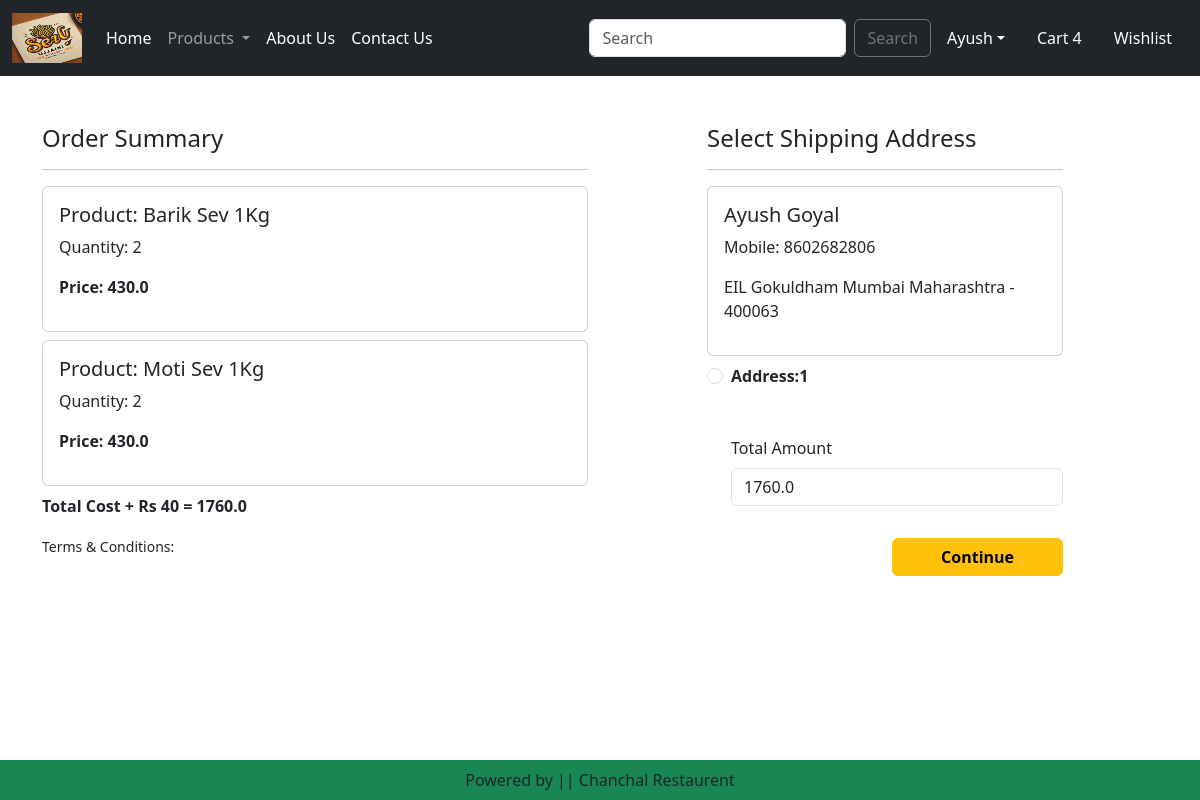
The app's page /checkout/ (signed in) with its own data.
### home/models.py (models this page shows, shortened)
class Cart(models.Model):
    product = models.ForeignKey(Product, on_delete=models.CASCADE)
    user = models.ForeignKey(User, on_delete=models.CASCADE)
    quantity = models.PositiveIntegerField(default=1)

class Product(models.Model):
    title = models.CharField(max_length=100)
    sp = models.FloatField()
    dp = models.FloatField()
    desc = models.TextField()
    composition = models.TextField(default='')
    prodapp = models.TextField(default='')
    category = models.CharField(choices=CATEGORY_CHOICES, max_length=2)
    product_image = models.ImageField(upload_to='product')

class Customer(models.Model):
    user = models.ForeignKey(User, on_delete=models.CASCADE)
    name = models.CharField(max_length=200)
    locality = models.CharField(max_length=200)
    city = models.CharField(max_length=50)
    mobile = models.PositiveIntegerField(default=0)
    zipcode = models.PositiveIntegerField()
    state = models.CharField(choices=STATE_CHOICES, max_length=100)

### home/views.py (the view)
# urls.py: path('checkout/', views.Check_out.as_view(), name='checkout'),
class Check_out(View):
    def get(self, request):
        user = request.user
        add = Customer.objects.filter(user=user)
        cart_items = Cart.objects.filter(user=user)
        famount = 0
        for p in cart_items:
            value = p.quantity * p.product.dp
            famount = famount + value
        totalamount = famount + 40
        return render(request, 'home/checkout.html', locals())

### home/templates/home/checkout.html (shortened to what this page needs)
{% extends 'home/base.html' %}
{% load static %}
{% block main-content %}
<div class="container">
    <div class="row mt-5">
        <div class="col-sm-6">
            <h4>Order Summary</h4>
            <hr>
            {% for item in cart_items %}
            <div class="card mb-2">
                <div class="card-body">
                    <h5>Product: {{item.product.title}}</h5>
                    <p>Quantity: {{item.quantity}}</p>
                    <p class="fw-bold">Price: {{item.product.dp}}</p>
                </div>
            </div>
            {% endfor %}
            <p class="fw-bold">Total Cost + Rs 40 = {{totalamount}}</p>
            <small>Terms & Conditions: </small>
        </div>
        <div class="col-sm-4 offset-sm-1">
            <h4>Select Shipping Address</h4>
            <hr>
            {% if add %}
            <form method="post" id="myform">
                {% for ad in add %}
                <div class="card">
                    <div class="card-body">
                        <h5>{{ad.name}}</h5>
                        <p>Mobile: {{ad.mobile}}</p>
                        <p>{{ad.locality}} {{ad.city}} {{ad.state}} - {{ad.zipcode}}</p>
                    </div>
                </div>
                <div class="form-check mt-2 mb-5">
                    <input class="form-check-input" type="radio" name="custid" id="custadd{{forloop.counter}}" value="{{ad.id}}">
                    <label class="form-check-label fw-bold" for="custadd{{forloop.counter}}">
                        Address:{{forloop.counter}}</label>
                </div>
                {% endfor %}
                <div class="form-check mb-3">
                    <label class="form-label" for="totamount">Total Amount</label>
                    <input class="form-control" type="number" name="totamount" value={{totalamount}} readonly>
                </div>
                <div class="text-end">
                    <button type="submit" class="btn btn-warning mt-3 px-5 fw-bold">Continue</button>
                </div>
            </form>
            {% else %}
            <div class="col-sm-8 border-end">
                <ul class="list-unstyled">
                    <li class="d-grid"><a href="{% url 'profile' %}" class="btn btn-primary">Add Address</a></li>
                </ul>
            </div>
            {% endif %}
        </div>
    </div>
</div>
{% endblock main-content %}

### home/templates/home/base.html (shortened to what this page needs)
<!DOCTYPE html>
{% load static %}
<html lang="en">
<head>
    <link href="https://cdn.jsdelivr.net/npm/bootstrap@5.3.3/dist/css/bootstrap.min.css" rel="stylesheet">
    <link rel="stylesheet" href="{% static 'home/css/owl.carousel.min.css' %}"/>
    <link rel="stylesheet" href="{% static 'home/css/all.min.css' %}"/>
    <link rel="stylesheet" href="{% static 'home/css/style.css' %}"/>
</head>
<body>
    <nav class="navbar navbar-expand-lg navbar-dark bg-dark">
        <div class="container-fluid">
          <a class="navbar-brand" href="#">
            <img src="{% static 'home/images/logo.webp' %}" width="70" height="50">
          </a>
          <div class="collapse navbar-collapse" id="navbarSupportedContent">
            <ul class="navbar-nav me-auto mb-2 mb-lg-0">
              <li class="nav-item">
                <a class="nav-link active" aria-current="page" href="/">Home</a>
              </li>
              <li class="nav-item dropdown">
                <a class="nav-link dropdown-toggle" href="#" role="button" data-bs-toggle="dropdown" aria-expanded="false">
                  Products
                </a>
              </li>
              <li class="nav-item">
                <a class="nav-link text-white" href="{% url 'about' %}">About Us</a>
              </li>
              <li class="nav-item">
                <a class="nav-link text-white" href="{% url 'contact' %}">Contact Us</a>
              </li>
            </ul>
            <form class="d-flex" role="search">
              <input class="form-control me-2" type="search" placeholder="Search" aria-label="Search">
              <button class="btn btn-outline-secondary" type="submit">Search</button>
            </form>
          </div>
          {% if request.user.is_authenticated %}
          <ul class="navbar-nav me-auto mb-2 mb-lg-0">
            <li class="nav-item dropdown mx-2">
              <a class="nav-link active dropdown-toggle text-white" href="#" id="profileDropdown" role="button" data-bs-toggle="dropdown" aria-expanded="false">{{user}}</a>
            </li>
            <li class="nav-item mx-2">
              <a href="{% url 'show_cart' %}" class="nav-link text-white">Cart 4</a>
            </li>
            <li class="nav-item mx-2">
              <a href="#" class="nav-link text-white">Wishlist</a>
            </li>
            {% endif %}
          </ul>
        </div>
      </nav>
      {% block main-content %} {% endblock main-content %}
      <footer class="container-fluid fixed-bottom bg-success text-center p-2 mt-5">
        Powered by || Chanchal Restaurent
      </footer>
</body>
</html>

### records on screen
Cart: product "Barik Sev 1Kg", quantity "2", product.dp "430.0"
Cart: product "Moti Sev 1Kg", quantity "2", product.dp "430.0"
Customer: name "Ayush Goyal", mobile "8602682806", locality "EIL Gokuldham", city "Mumbai", state "Maharashtra", zipcode "400063"

### other values on screen
{{ user }} "Ayush"
{{ totalamount }} "1760.0"
